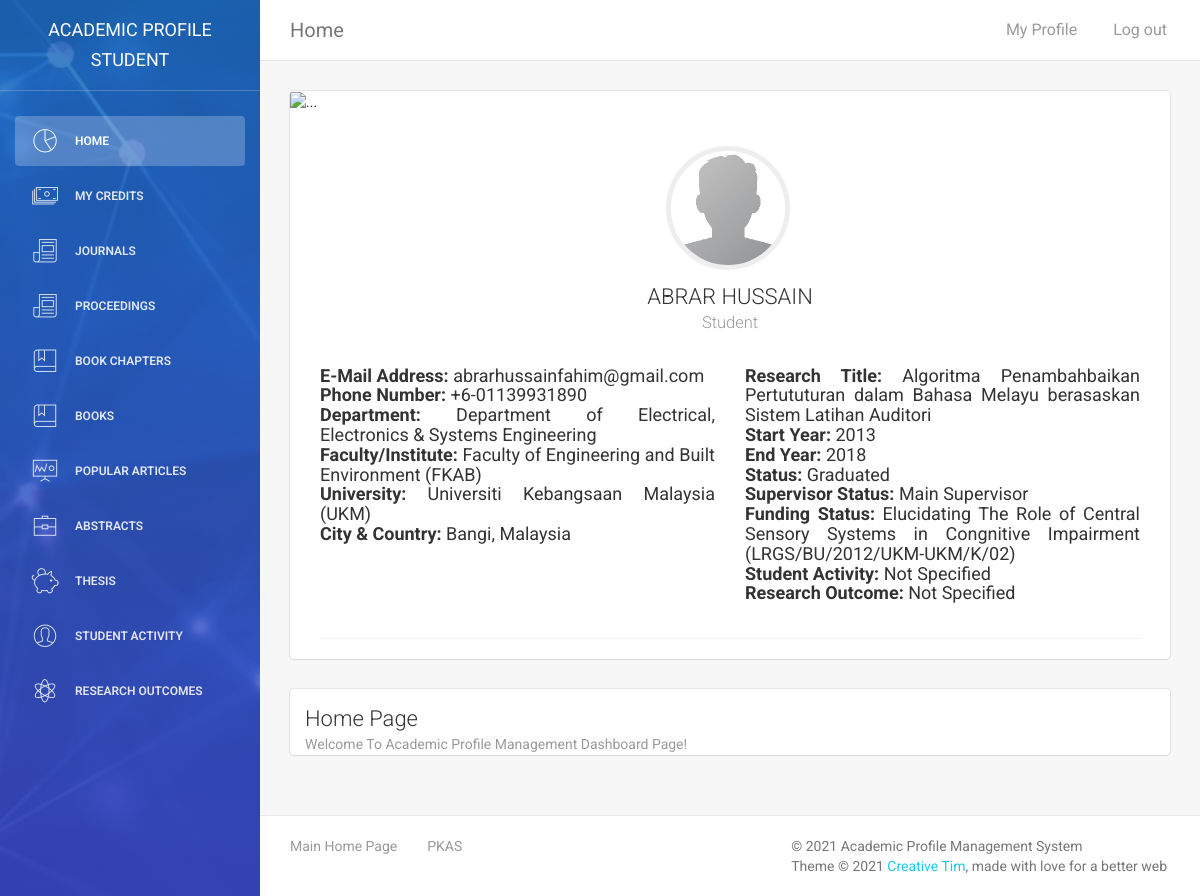
The page /kalai_panel/index.php (signed in) on the database its author committed.
### tables this page shows
CREATE TABLE `tbl_students` (
  `id` int(11) NOT NULL,
  `std_reg_num` varchar(25) DEFAULT NULL,
  `std_name` text DEFAULT NULL,
  `std_picture` varchar(255) DEFAULT NULL,
  `std_type` int(11) DEFAULT NULL,
  `std_phonenum` varchar(255) DEFAULT NULL,
  `std_email` varchar(255) DEFAULT NULL,
  `std_research_title` text DEFAULT NULL,
  `std_start_year` int(11) DEFAULT NULL,
  `std_end_year` int(11) DEFAULT NULL,
  `std_status` int(11) DEFAULT NULL,
  `std_sv_status` int(11) DEFAULT NULL,
  `std_faculty` varchar(25) DEFAULT NULL,
  `std_funding_status` varchar(255) DEFAULT NULL,
  `std_activity` text DEFAULT NULL,
  `std_research_outcome` varchar(255) DEFAULT NULL,
  `std_password` varchar(255) DEFAULT NULL,
  `std_firstlogin` int(11) DEFAULT NULL,
  `super_owner` varchar(255) DEFAULT NULL
);

CREATE TABLE `tbl_grant` (
  `id` int(11) NOT NULL,
  `grant_title` text DEFAULT NULL,
  `category_code` int(11) DEFAULT NULL,
  `grant_code` varchar(255) DEFAULT NULL,
  `grant_funder` varchar(255) DEFAULT NULL,
  `grant_amount` int(11) DEFAULT NULL,
  `grant_duration` varchar(255) DEFAULT NULL,
  `grant_status` int(11) DEFAULT NULL,
  `super_owner` varchar(255) NOT NULL
);

### kalai_panel/assets/php/chk-session.php (called while the page is built, shortened)
<?php
include("connectdb.php");
$user_check = $_SESSION['user_login'];
$user_role = $_SESSION['user_role'];
if($user_role == "Admin" || $user_role == "Super Admin" || $user_role == "Academic Lecturer" || $user_role == "Consultant" || $user_role == "Teacher"){
    $ses_sql = mysqli_query($conn,"select admin_id, admin_name, role, university, plan, credits from tbl_admin where admin_id = '$user_check'");
    $row = mysqli_fetch_array($ses_sql,MYSQLI_ASSOC);
    $login_session = $row['admin_id'];
    $your_name = $row['admin_name'];
    $login_super_owner = $row['admin_id'];
    $user_role= $row['role'];
    $owner_university = $row['university'];
    $owner_credits = $row['credits'];
    $owner_plan = $row['plan'];
    if($login_session == "super_admin")
        $navbar = "superadmin-navbar.php";
    else
        $navbar = "admin-navbar.php";
    if(!isset($_SESSION['user_login'])){
       header("location:login.php");
    }
}else if($user_role == "Student"){
    $ses_sql = mysqli_query($conn,"select std_reg_num, std_name, super_owner from tbl_students where std_reg_num = '$user_check' ");
   $row = mysqli_fetch_array($ses_sql,MYSQLI_ASSOC);
   $login_session = $row['std_reg_num'];
   $your_name = $row['std_name'];
   $login_super_owner = $row['super_owner'];
   $user_role = "Student";
}else{
    header("location:login.php");
}
?>

### kalai_panel/index.php (the view, shortened to what this page needs)
<?php
require_once("assets/php/chk-session.php");
require_once("assets/php/connectdb.php");
if($user_role != "Student"){
    $sqla = mysqli_query($conn, "SELECT * from tbl_admin WHERE admin_id='$login_session'");
    $row_user=mysqli_fetch_array($sqla);
    $admin_id = $row_user['admin_id'];
    $user_profile_pic = $row_user['profile_pic'];
    if($user_profile_pic != NULL){
        $pic_directory = "uploads/admins/$admin_id/$user_profile_pic";
    }else{
        $pic_directory = "assets/img/default-avatar.png";
    }
}else if($user_role == "Student"){
    $sqla = mysqli_query($conn, "SELECT * from tbl_students WHERE std_reg_num='$login_session'");
    $row_user=mysqli_fetch_array($sqla);
    $std_id = $row_user['std_reg_num'];
    $user_profile_pic = $row_user['std_picture'];
    if($user_profile_pic != "no_image.jpg"){
        $pic_directory = "uploads/images/$std_id/$user_profile_pic";
    }else{
        $pic_directory = "assets/img/default-avatar.png";
    }
}
?>
<!doctype html>
<html lang="en">
<head>
    <link href="assets/css/bootstrap.min.css" rel="stylesheet" />
    <link href="assets/css/animate.min.css" rel="stylesheet"/>
    <link href="assets/css/light-bootstrap-dashboard.css?v=1.4.0" rel="stylesheet"/>
    <link rel="stylesheet" type="text/css" href="https://cdn.datatables.net/1.10.19/css/dataTables.bootstrap4.min.css">
    <link href="https://maxcdn.bootstrapcdn.com/font-awesome/4.2.0/css/font-awesome.min.css" rel="stylesheet">
    <link href="assets/css/pe-icon-7-stroke.css" rel="stylesheet" />
</head>
<body>
<div class="wrapper">
    <div class="sidebar" data-color="blue" data-image="assets/img/sidebar-3.jpg">
    	<div class="sidebar-wrapper">
            <div class="logo">
                <a href="index.php" class="simple-text">
                    Academic Profile <?php echo $user_role;?>
                </a>
            </div>
    	</div>
    </div>
    <div class="main-panel">
        <nav class="navbar navbar-default navbar-fixed">
            <div class="container-fluid">
                <div class="navbar-header">
                    <a class="navbar-brand" href="index.php">Home</a>
                </div>
                <div class="collapse navbar-collapse">
                    <ul class="nav navbar-nav navbar-left">
                        <li>
                            <a href="#" class="dropdown-toggle" data-toggle="dropdown">
                            </a>
                        </li>
                    </ul>
                    <ul class="nav navbar-nav navbar-right">
                        <li>
                           <a href="my-profile.php">
                               <p>My Profile</p>
                            </a>
                        </li>
                        <li>
                            <a href="logout.php">
                                <p>Log out</p>
                            </a>
                        </li>
                    </ul>
                </div>
            </div>
        </nav>
        <div class="content">
            <div class="container-fluid">
                <div class="row">
                    <?php if($login_session != "super_admin"){ ?>
                    <div class="col-md-12">
                        <div class="card card-user">
                            <div class="image">
                                <img src="https://ununsplash.imgix.net/photo-1431578500526-4d9613015464?fit=crop&fm=jpg&h=300&q=75&w=400" alt="..."/>
                            </div>
                            <div class="content">
                                <div class="author">
                                    <img class="avatar border-gray" src="<?php echo $pic_directory;?>" alt="..."/>
                                    <h4 class="title"><?php echo $your_name;?><br />
                                        <small><?php echo $user_role;?></small>
                                    </h4>
                                    <h5><?php
                                    if($user_role == "Student"){
                                        $sql1 = mysqli_query($conn, "SELECT * FROM tbl_admin WHERE admin_id='$login_super_owner'");
                                        $row_sa = mysqli_fetch_assoc($sql1);
                                        $selected_faculty = $row_user['std_faculty'];
                                        if($selected_faculty=="FKAB")
                                            $faculty = "Faculty of Engineering and Built Environment (FKAB)";
                                        switch($row_user['std_status']){
                                            case 1:
                                                $status = "Graduated";
                                                break;
                                        }
                                        switch($row_user['std_sv_status']){
                                            case 0:
                                                $sv_status = "Main Supervisor";
                                                break;
                                        }
                                        $std_activity = $row_user['std_activity'];
                                        $r_outcome = $row_user['std_research_outcome'];
                                        $grant_code = $row_user['std_funding_status'];
                                        $sql2 = mysqli_query($conn, "SELECT * from tbl_grant where grant_code='$grant_code'");
                                        $row2 = mysqli_fetch_assoc($sql2);?>
                                    <?php } ?>
                                    <div class="row" style="font-size: 18px; text-align: justify; display: inline;">
                                        <div class="col-md-6">
                                            <b>E-Mail Address:</b> <?php if($user_role != "Student") echo $row_user['email']; else echo $row_user['std_email'];?></br>
                                            <b>Phone Number:</b> <?php if($user_role != "Student") echo $row_user['tel']; else echo $row_user['std_phonenum'];?></br>
                                            <b>Department:</b> <?php if($user_role != "Student") echo $row_user['department']; else echo $row_sa['department']; ?></br>
                                            <b>Faculty/Institute:</b> <?php if($user_role != "Student") echo $row_user['faculty']; else echo $faculty;?></br>
                                            <b>University:</b> <?php if($user_role != "Student") echo $row_user['university']; else echo $row_sa['university'];?></br>
                                            <b>City & Country:</b> <?php if($user_role != "Student") echo $row_user['city'].", ".$row_user['country']; else echo $row_sa['city'].", ".$row_sa['country'];?></br>
                                        </div>
                                        <div class="col-md-6">
                                            <?php if($user_role == "Student"){ ?>
                                            <b>Research Title:</b> <?php echo $row_user['std_research_title'];?></br>
                                            <b>Start Year:</b> <?php echo $row_user['std_start_year'];?></br>
                                            <b>End Year:</b> <?php if($row_user['std_end_year'] != '0') echo $row_user['std_end_year']; else echo "Ongoing";?></br>
                                            <b>Status:</b> <?php echo $status;?></br>
                                            <b>Supervisor Status:</b> <?php echo $sv_status;?></br>
                                            <b>Funding Status:</b> <?php echo $row2['grant_title'];?> (<?php echo $row2['grant_code'];?>)</br>
                                            <b>Student Activity:</b> <?php echo $std_activity;?></br>
                                            <b>Research Outcome: </b> <?php echo $r_outcome;?></br>
                                            <?php } ?>
                                        </div>
                                    </div>
                                    </h5>
                                </div>
                                <hr>
                            </div>
                        </div>
                    </div>
                    <?php } ?>
                    <div class="col-md-12">
                        <div class="card">
                            <div class="header">
                                <h4 class="title">Home Page</h4>
                                <p class="category">Welcome To Academic Profile Management Dashboard Page!</p>
                            </div>
                        </div>
                    </div>
                </div>
            </div>
        </div>
        <footer class="footer">
            <div class="container-fluid">
                <nav class="pull-left">
                    <ul>
                        <li>
                            <a href="../index.php">
                                Main Home Page
                            </a>
                        </li>
                        <li>
                            <a href="http://www.ukm.my/pkas/">
                                PKAS
                            </a>
                        </li>
                    </ul>
                </nav>
                <p class="copyright pull-right">
                    &copy; <script>document.write(new Date().getFullYear())</script> Academic Profile Management System<br>
                    Theme &copy; <script>document.write(new Date().getFullYear())</script> <a href="http://www.creative-tim.com">Creative Tim</a>, made with love for a better web
                </p>
            </div>
        </footer>
    </div>
</div>
</body>
</html>

### rows shown on the page
tbl_students: std_name "ABRAR HUSSAIN", std_email "abrarhussainfahim@gmail.com", std_phonenum "+6-01139931890", std_faculty "Faculty of Engineering and Built Environment (FKAB)", std_research_title "Algoritma Penambahbaikan Pertututuran dalam Bahasa Melayu berasaskan Sistem Latihan Auditori", std_start_year "2013", std_end_year "2018", std_status "Graduated", std_sv_status "Main Supervisor", std_activity "Not Specified", std_research_outcome "Not Specified"
tbl_grant: grant_title "Elucidating The Role of Central Sensory Systems in Congnitive Impairment", grant_code "LRGS/BU/2012/UKM-UKM/K/02"

### other values the page prints
$user_role "STUDENT"
$user_role "Student"
$row_sa['department'] "Department of Electrical, Electronics & Systems Engineering"
$row_sa['university'] "Universiti Kebangsaan Malaysia (UKM)"
$row_sa['city'] "Bangi"
$row_sa['country'] "Malaysia"
